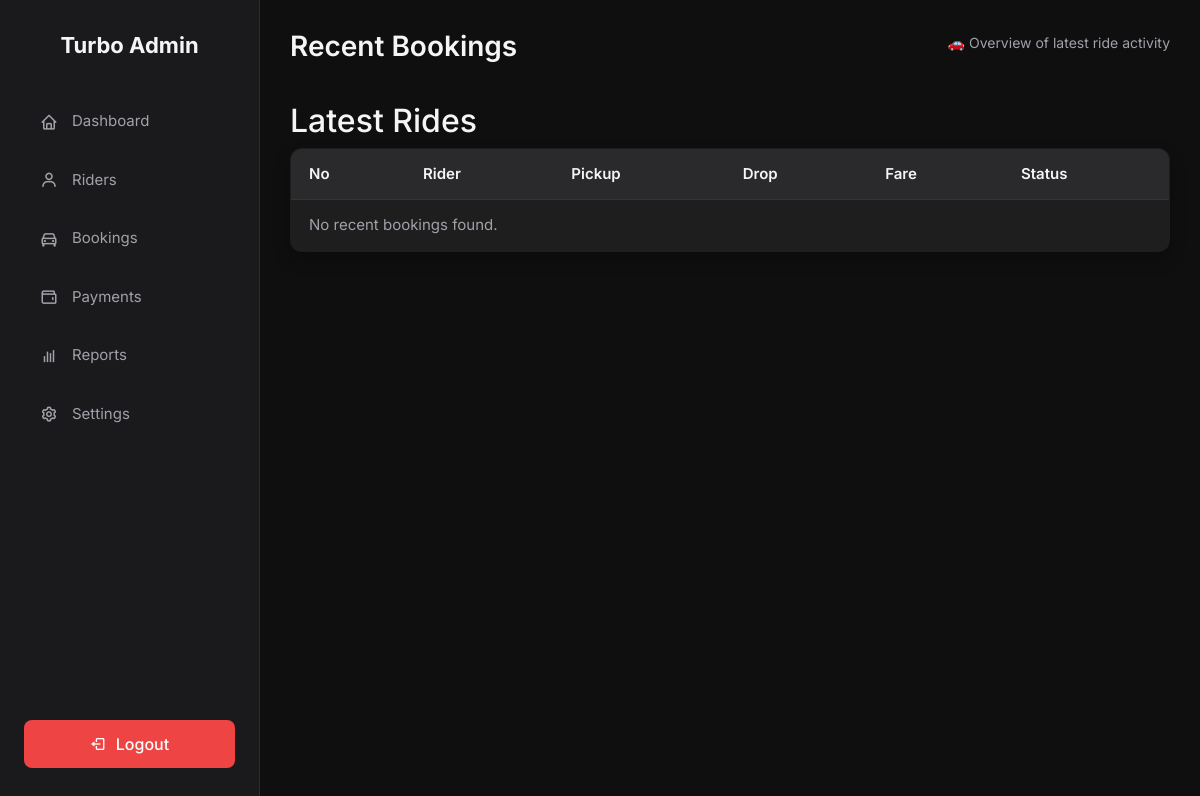
The page /adminpages/dashboard/ (signed in) on the database as committed earlier.
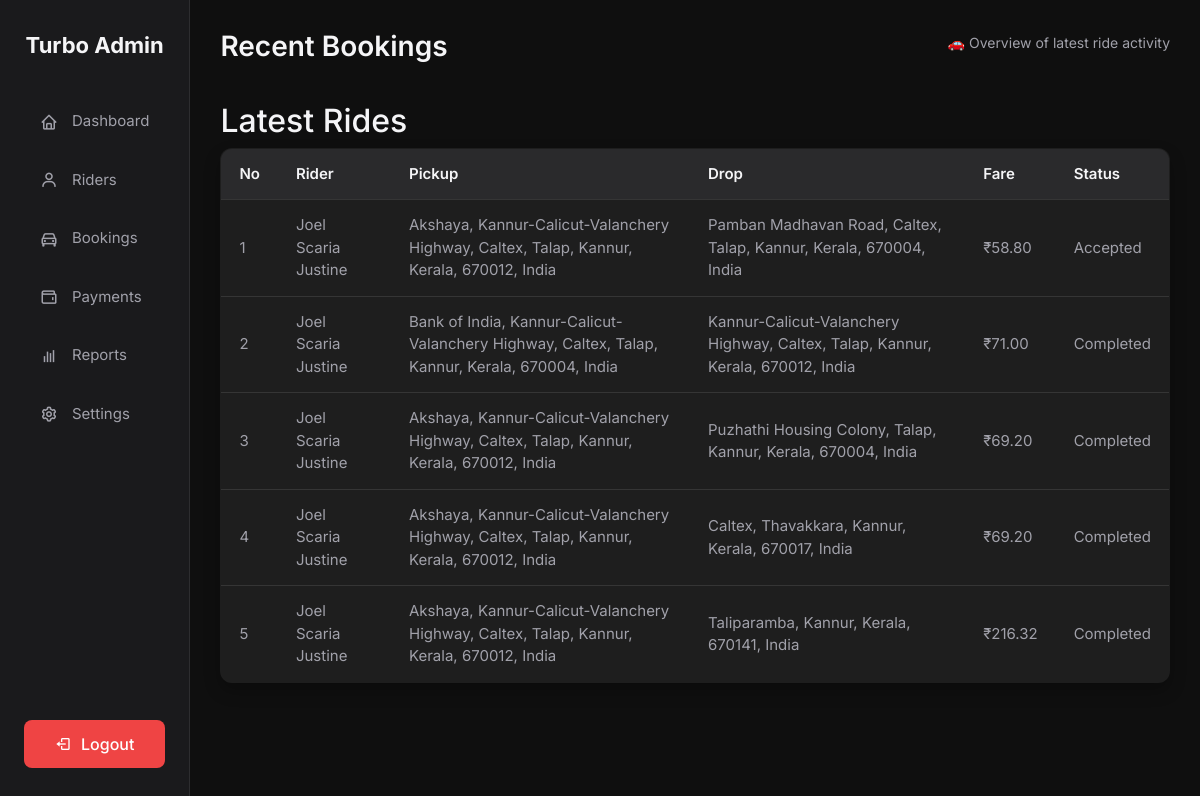
The same page on the database as committed later.
### riderpages/models.py (models this page shows, shortened)
class Ride(models.Model):
    user = models.ForeignKey(
        settings.AUTH_USER_MODEL,
        on_delete=models.CASCADE,
        related_name='rides_as_rider'
    )
    pickup_location = models.CharField(max_length=255)
    drop_location = models.CharField(max_length=255)
    car_type = models.CharField(max_length=10, choices=CAR_CHOICES)
    distance = models.DecimalField(max_digits=10, decimal_places=2, null=True, blank=True)
    fare = models.DecimalField(max_digits=10, decimal_places=2, null=True, blank=True)
    transaction_id = models.CharField(max_length=100, null=True, blank=True)
    driver = models.ForeignKey(
        'driverpages.DriverProfile',
        on_delete=models.SET_NULL,
        related_name='rides_as_driver',
        null=True,
        blank=True
    )
    payment_method = models.CharField(
        max_length=20,
        choices=PAYMENT_METHOD_CHOICES,
        null=True,
        blank=True
    )
    status = models.CharField(max_length=20, choices=STATUS_CHOICES, default='PENDING')
    created_at = models.DateTimeField(auto_now_add=True)

### account/models.py (models this page shows, shortened)
class CustomUser(AbstractUser):
    ROLE_CHOICES = [
        ('driver', 'Driver'),
        ('rider', 'Rider'),
        ('admin', 'Admin'),
    ]
    full_name = models.CharField(max_length=100)
    email = models.EmailField(unique=True)
    role = models.CharField(max_length=10, choices=ROLE_CHOICES)
    phone = models.CharField(max_length=10, default="9999999999")
    USERNAME_FIELD = 'email'
    REQUIRED_FIELDS = ['username', 'full_name', 'role']

### adminpages/views.py (the view)
# urls.py: path('dashboard/', views.dashboard, name='dashboard'),
@login_required
def dashboard(request):
    recent_rides = Ride.objects.order_by('-created_at')[:5]
    context = {
        'recent_rides': recent_rides,
    }
    return render(request, 'adminpages/dashboard.html', context)

### templates/adminpages/dashboard.html
{% extends 'adminpages/base.html' %}
{% block content %}
  <div class="main">
    <div class="header">
      <h1>Recent Bookings</h1>
      <p>🚗 Overview of latest ride activity</p>
    </div>
    <div class="dashboard-section">
      <h2>Latest Rides</h2>
      <table>
        <thead>
          <tr>
            <th>No</th>
            <th>Rider</th>
            <th>Pickup</th>
            <th>Drop</th>
            <th>Fare</th>
            <th>Status</th>
          </tr>
        </thead>
        <tbody>
          {% for ride in recent_rides %}
          <tr>
            <td>{{ forloop.counter }}</td>
            <td>{{ ride.user.full_name }}</td>
            <td>{{ ride.pickup_location }}</td>
            <td>{{ ride.drop_location }}</td>
            <td>₹{{ ride.fare|default_if_none:0|floatformat:2 }}</td>
            <td class="status-{{ ride.status|lower }}">{{ ride.get_status_display }}</td>
          </tr>
          {% empty %}
          <tr class="empty-row">
            <td colspan="6">No recent bookings found.</td>
          </tr>
          {% endfor %}
        </tbody>
      </table>
    </div>
  </div>
{% endblock %}

### templates/adminpages/base.html (shortened to what this page needs)
{% load static %}
<!DOCTYPE html>
<html lang="en">
<head>
  <link href="https://unpkg.com/boxicons@2.1.2/css/boxicons.min.css" rel="stylesheet">
  <link href="https://cdn.jsdelivr.net/npm/bootstrap@5.0.2/dist/css/bootstrap.min.css" rel="stylesheet">
  <link rel="stylesheet" href="{% static 'adminpages/css/style.css' %}">
</head>
<body>
  <div class="sidebar">
    <h2>Turbo Admin</h2>
    <a href="{% url 'adminpages:dashboard' %}" class="nav-link"><i class='bx bx-home'></i>Dashboard</a>
    <a href="{% url 'adminpages:rider' %}" class="nav-link"><i class='bx bx-user'></i>Riders</a>
    <a href="{% url 'adminpages:booking' %}" class="nav-link"><i class='bx bx-car'></i>Bookings</a>
    <a href="{% url 'adminpages:payment' %}" class="nav-link"><i class='bx bx-wallet'></i>Payments</a>
    <a href="{% url 'adminpages:report' %}" class="nav-link"><i class='bx bx-bar-chart'></i>Reports</a>
    <a href="{% url 'adminpages:settings' %}" class="nav-link"><i class='bx bx-cog'></i>Settings</a>
    <a href="{% url 'adminpages:dashboard' %}" class="logout-btn"><i class='bx bx-log-out'></i> Logout</a>
  </div>
  {% block content %}
  {% endblock %}
</body>
</html>

### static/adminpages/css/style.css (style rules this page uses)
:root { --bg-dark: #0f0f0f; --bg-sidebar: #1a1a1c; --card-bg: #1e1e1e; --text-light: #f5f5f7; --text-muted: #a1a1aa; --accent: #3b82f6; --danger: #ef4444; --hover-bg: #2a2a2c; --border: #2d2d2f; --green: #10b981; --orange: #f59e0b; --blue: #3b82f6; }
* { margin: 0; padding: 0; box-sizing: border-box; }
body { font-family: 'Inter', sans-serif; display: flex; height: 100vh; background-color: var(--bg-dark); color: var(--text-light); }
.sidebar { width: 260px; background-color: var(--bg-sidebar); padding: 32px 24px; display: flex; flex-direction: column; border-right: 1px solid var(--border); box-shadow: 2px 0 5px rgba(0, 0, 0, 0.2); }
.sidebar h2 { font-size: 22px; font-weight: 700; margin-bottom: 40px; color: var(--text-light); text-align: center; }
.nav-link { display: flex; align-items: center; gap: 14px; padding: 12px 16px; border-radius: 10px; color: var(--text-muted); text-decoration: none; margin-bottom: 12px; font-size: 15px; transition: all 0.2s ease; }
.nav-link i { font-size: 18px; }
.logout-btn { margin-top: auto; background-color: var(--danger); color: white; border: none; padding: 12px; border-radius: 8px; display: flex; align-items: center; justify-content: center; gap: 10px; text-decoration: none; font-weight: 500; transition: background-color 0.2s ease; }
.main { flex-grow: 1; padding: 30px; overflow-y: auto; background-color: var(--bg-dark); }
.header { display: flex; justify-content: space-between; align-items: center; margin-bottom: 30px; }
.header h1 { font-size: 28px; font-weight: 600; color: var(--text-light); }
.header p { font-size: 14px; color: var(--text-muted); }
table { width: 100%; border-collapse: collapse; background: var(--card-bg); border-radius: 12px; overflow: hidden; box-shadow: 0 8px 16px rgba(0, 0, 0, 0.25); border: 1px solid var(--border); }
thead { background-color: var(--hover-bg); color: var(--text-light); }
th, td { padding: 14px 18px; text-align: left; font-size: 15px; border-bottom: 1px solid #353535; }
th { color: var(--text-light); font-weight: 600; }
td { color: var(--text-muted); }

Rows that differ between the two databases and show on the page:
added Ride: user.full_name "Joel Scaria Justine", pickup_location "Akshaya, Kannur-Calicut-Valanchery Highway, Caltex, Talap, Kannur, Kerala, 670012, India", drop_location "Pamban Madhavan Road, Caltex, Talap, Kannur, Kerala, 670004, India", fare "58.80", status "Accepted"
added Ride: user.full_name "Joel Scaria Justine", pickup_location "Bank of India, Kannur-Calicut-Valanchery Highway, Caltex, Talap, Kannur, Kerala, 670004, India", drop_location "Kannur-Calicut-Valanchery Highway, Caltex, Talap, Kannur, Kerala, 670012, India", fare "71.00", status "Completed"
added Ride: user.full_name "Joel Scaria Justine", pickup_location "Akshaya, Kannur-Calicut-Valanchery Highway, Caltex, Talap, Kannur, Kerala, 670012, India", drop_location "Puzhathi Housing Colony, Talap, Kannur, Kerala, 670004, India", fare "69.20", status "Completed"
added Ride: user.full_name "Joel Scaria Justine", pickup_location "Akshaya, Kannur-Calicut-Valanchery Highway, Caltex, Talap, Kannur, Kerala, 670012, India", drop_location "Caltex, Thavakkara, Kannur, Kerala, 670017, India", fare "69.20", status "Completed"
added Ride: user.full_name "Joel Scaria Justine", pickup_location "Akshaya, Kannur-Calicut-Valanchery Highway, Caltex, Talap, Kannur, Kerala, 670012, India", drop_location "Taliparamba, Kannur, Kerala, 670141, India", fare "216.32", status "Completed"
Other text that changed with them:
text no longer shown: "No recent bookings found."
